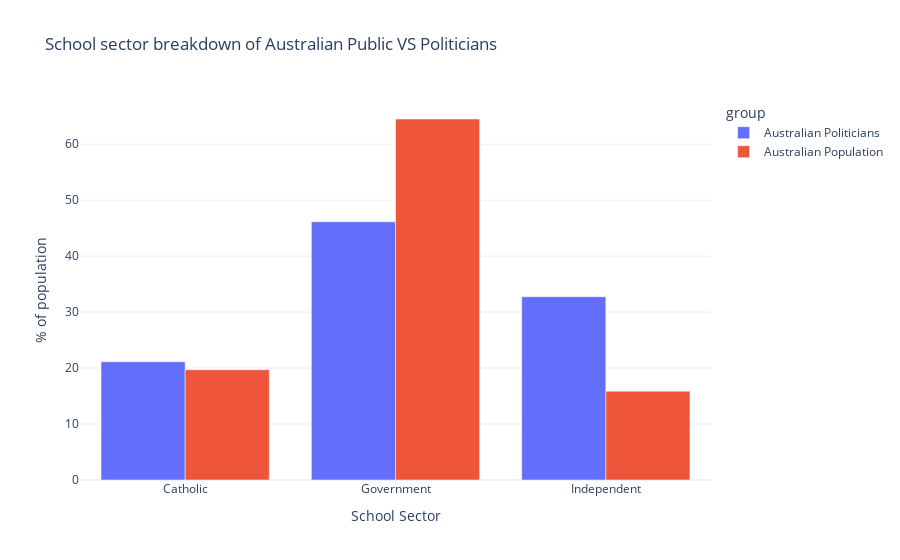

Notebook code cell kept with this figure:
### Code cell
# create a plot of members as a percentage school sector

school_sector_counts = members_education.drop_duplicates(["member", "al_school_sector"]).groupby(
    ["al_school_sector"]).size().reset_index(name='count')
school_sector_counts.rename(columns={"al_school_sector": "school_sector"}, inplace=True)
school_sector_counts["%"] = (school_sector_counts["count"] / school_sector_counts["count"].sum()) * 100
school_sector_counts["group"] = "Australian Politicians"

fig = px.bar(pd.concat([school_sector_counts, pop_school_sector]), x="school_sector", y="%",
             color="group", labels={"%": "% of population", "school_sector": "School Sector"},
             barmode="group", title="School sector breakdown of Australian Public VS Politicians")
fig.show()

### Figure 1 — Plotly figure (JSON) as saved in the notebook; plotly's stock layout.template omitted (floating-point values rounded to 4 significant figures)
{"data": [{"alignmentgroup": "True", "hovertemplate": "group=Australian Politicians<br>School Sector=%{x}<br>% of population=%{y}<extra></extra>", "legendgroup": "Australian Politicians", "marker": {"color": "#636efa", "pattern": {"shape": ""}}, "name": "Australian Politicians", "offsetgroup": "Australian Politicians", "orientation": "v", "showlegend": true, "textposition": "auto", "x": ["Catholic", "Government", "Independent"], "xaxis": "x", "y": [21.13, 46.13, 32.75], "yaxis": "y", "type": "bar"}, {"alignmentgroup": "True", "hovertemplate": "group=Australian Population<br>School Sector=%{x}<br>% of population=%{y}<extra></extra>", "legendgroup": "Australian Population", "marker": {"color": "#EF553B", "pattern": {"shape": ""}}, "name": "Australian Population", "offsetgroup": "Australian Population", "orientation": "v", "showlegend": true, "textposition": "auto", "x": ["Catholic", "Government", "Independent"], "xaxis": "x", "y": [19.7, 64.5, 15.86], "yaxis": "y", "type": "bar"}], "layout": {"xaxis": {"anchor": "y", "domain": [0.0, 1.0], "title": {"text": "School Sector"}}, "yaxis": {"anchor": "x", "domain": [0.0, 1.0], "title": {"text": "% of population"}}, "legend": {"title": {"text": "group"}, "tracegroupgap": 0}, "title": {"text": "School sector breakdown of Australian Public VS Politicians"}, "barmode": "group"}}
